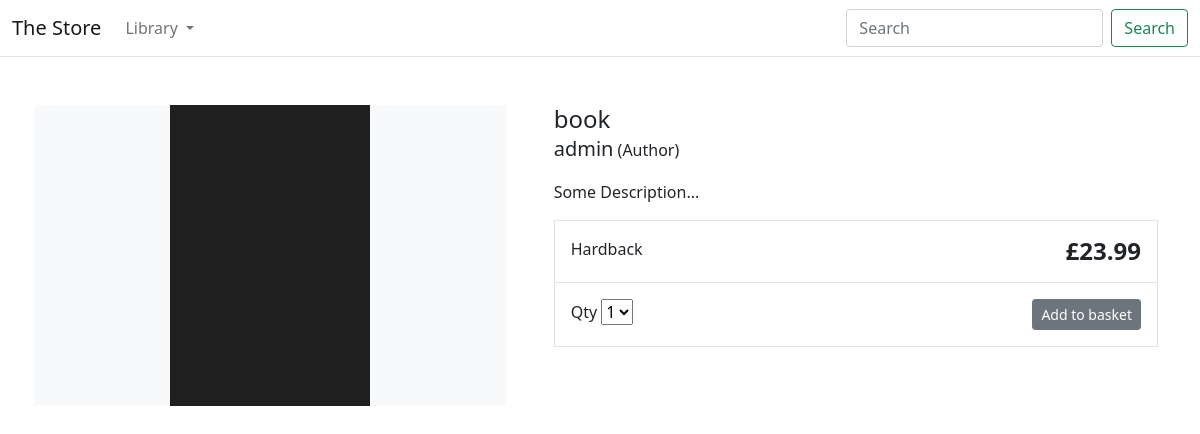
Screenshot of /book with the database file from the repository.
### ecommerce/models.py (models this page shows, shortened)
class Product(models.Model):
    category = models.ForeignKey(Category, related_name='product', on_delete=models.CASCADE)
    created_by = models.ForeignKey(User, on_delete=models.CASCADE, related_name='product_creator')
    title = models.CharField(max_length=255)
    author = models.CharField(max_length=255, default='admin')
    description = models.TextField(blank=True)
    image = models.ImageField(upload_to='images/', default='images/default.jpeg')
    slug = models.SlugField(max_length=255)
    price = models.DecimalField(max_digits=4, decimal_places=2)
    in_stock = models.BooleanField(default=True)
    is_active = models.BooleanField(default=True)
    created = models.DateTimeField(auto_now_add=True)
    updated = models.DateTimeField(auto_now=True)
    objects = models.Manager()
    products = models.Manager()
    class Meta:
        verbose_name_plural = 'Products'
        ordering = ('-created',)

### ecommerce/views.py (the view)
# urls.py: path('<slug:slug>', views.product_detail, name='product_detail'),
def product_detail (request, slug):
    product = get_object_or_404(Product, slug=slug, in_stock=True)
    return render(request, 'products/detail.html', {'product': product})

### ecommerce/context_processors.py (called while the page is built)
def categories(request):
    return {
        'categories': Category.objects.all()
    }

### ecommerce/models.py (called while the page is built)
    def get_absolute_url(self):
        return reverse('ecommerce:category_list', args=[self.slug])

### templates/products/detail.html (shortened to what this page needs)
{% extends "ecommerce/base.html" %}
{% load static %}
{% block content %}
<div class="container">
    <main class="pt-5">
        <div class="row g-3">
            <div class="col-md-5 col-lg-5 order-md-first bg-light">
                <img
                    class="img-fluid mx-auto d-block"
                    width="200px"
                    alt="Responsive image"
                    src="{{ product.image.url }}"
                />
            </div>
            <div class="col-md-7 col-lg-7 ps-md-3 ps-lg-5">
                <h1 class="mb-0 h4">{{ product.title }}</h1>
                <p><span class="lead">{{ product.author }}</span> (Author)</p>
                <p>{{ product.description|slice:":355" }}...</p>
                <div class="border">
                    <div class="col border-bottom">
                        <div class="row p-3">
                            <div class="col-6">Hardback</div>
                            <div class="col-6 text-end">
                                <span class="h4 fw-bold"
                                    >£{{ product.price }}</span
                                >
                            </div>
                        </div>
                    </div>
                    <div class="col">
                        <div class="row p-3">
                            <div class="col-6">
                                <label for="select">Qty</label>
                                <select id="select">
                                    <option value="">1</option>
                                </select>
                            </div>
                            <div class="col-6 text-end">
                                <button
                                    type="button"
                                    class="btn btn-secondary btn-sm"
                                >
                                    Add to basket
                                </button>
                            </div>
                        </div>
                    </div>
                </div>
            </div>
        </div>
    </main>
</div>
{% endblock %}

### rows the page displays
Product: image (picture), title "book", author "admin", description "Some Description", price "23.99"
